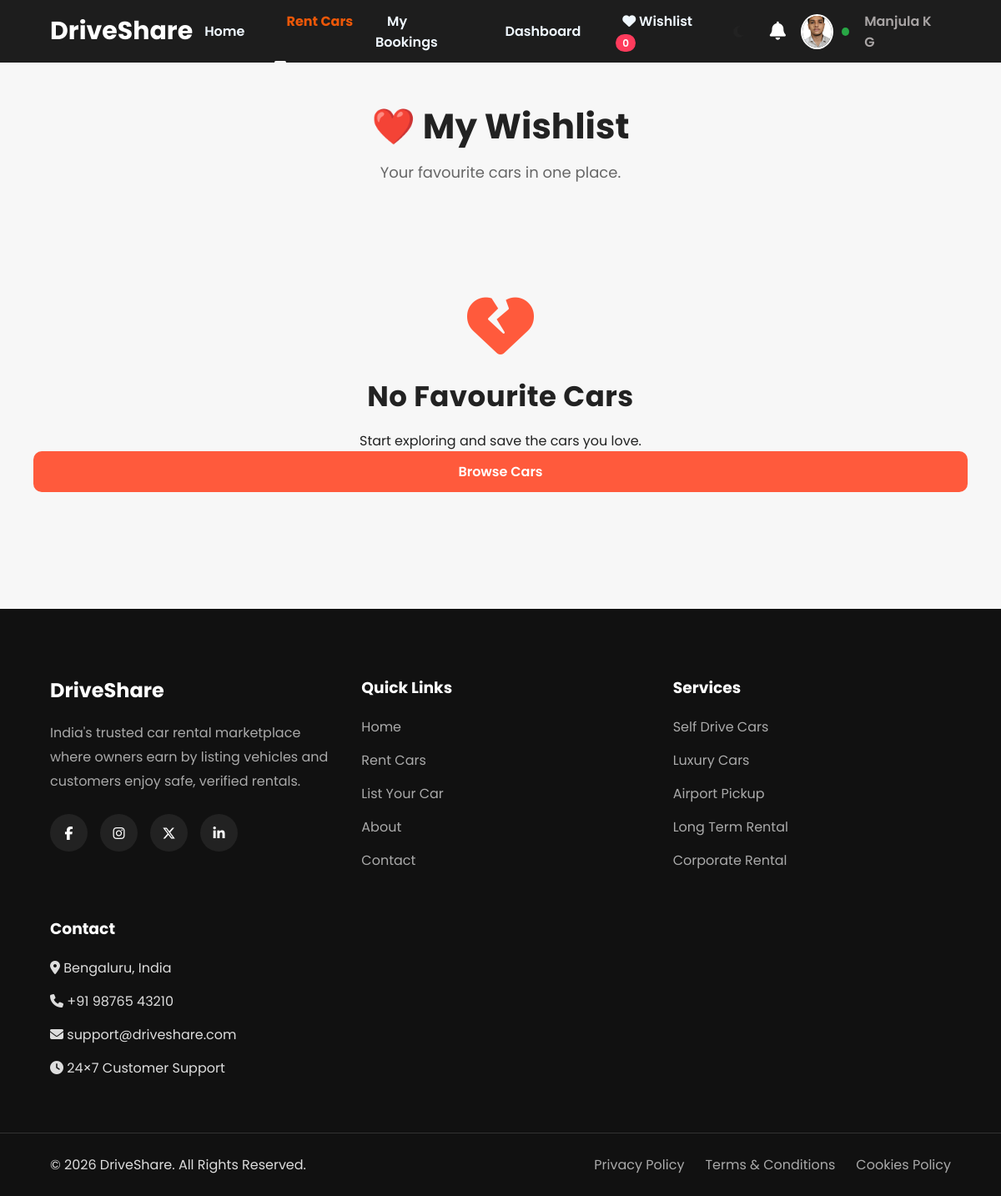
The page /cars/wishlist/ (signed in) on the database its author committed.
### accounts/models.py (models this page shows, shortened)
class CustomUser(AbstractUser):
    USER_TYPES = (
        ('customer', 'Customer'),
        ('owner', 'Car Owner'),
        ('admin', 'Admin'),
    )
    user_type = models.CharField(
        max_length=20,
        choices=USER_TYPES,
        default='customer'
    )
    phone_number = models.CharField(
        max_length=15,
        blank=True
    )
    profile_picture = models.ImageField(
        upload_to='profile_pictures/',
        blank=True,
        null=True
    )

### cars/views.py (the view)
@login_required
@customer_required
def wishlist(request):
    wishlist_items = Wishlist.objects.filter(
        customer=request.user
    ).select_related("car").prefetch_related("car__images")
    return render(
        request,
        "cars/wishlist.html",
        {
            "wishlist_items": wishlist_items
        }
    )

### templates/cars/wishlist.html (shortened to what this page needs)
{% extends "base.html" %}
{% load static %}
{% block content %}
<section class="browse-section">
    <div class="browse-header">
        <h1>❤️ My Wishlist</h1>
        <p>Your favourite cars in one place.</p>
    </div>
    {% if wishlist_items %}
    <div class="car-grid">
        {% for item in wishlist_items %}
        {% with car=item.car %}
        <div class="car-card">
            <div class="car-image">
                {% if car.images.first %}
                    <img src="{{ car.images.first.image.url }}">
                {% else %}
                    <img src="{% static 'images/default-car.jpg' %}">
                {% endif %}
            </div>
            <div class="car-info">
                <h3>{{ car.title }}</h3>
                <p>{{ car.brand }} {{ car.model }}</p>
                <h2>₹{{ car.price_per_day }}/day</h2>
                <p>📍 {{ car.city }}</p>
                <div class="card-buttons">
                    <a href="{% url 'car_details' car.id %}" class="view-btn">
                        View Details
                    </a>
                    <a href="{% url 'toggle_wishlist' car.id %}"
                       class="remove-btn">
                        Remove
                    </a>
                </div>
            </div>
        </div>
        {% endwith %}
        {% endfor %}
    </div>
    {% else %}
    <div class="empty-state">
        <i class="fas fa-heart-broken"></i>
        <h2>No Favourite Cars</h2>
        <p>
            Start exploring and save the cars you love.
        </p>
        <a href="{% url 'browse_cars' %}" class="view-btn">
            Browse Cars
        </a>
    </div>
    {% endif %}
</section>
{% endblock %}

### templates/navbar.html (shortened to what this page needs)
<nav class="navbar">
    <div class="logo">
        <a href="/">DriveShare</a>
    </div>
    <ul class="nav-links">
    <li>
    <a href="/"
       class="{% if request.path == '/' %}active{% endif %}">
        Home
    </a>
</li>
    {% if user.is_authenticated %}
        {% if user.user_type == "customer" %}
            <li>
    <a href="{% url 'browse_cars' %}"
       class="{% if '/cars/' in request.path %}active{% endif %}">
        Rent Cars
    </a>
</li>
<li>
    <a href="#"
       class="{% if '/bookings/' in request.path %}active{% endif %}">
        My Bookings
    </a>
</li>
<li>
    <a href="{% url 'customer_dashboard' %}"
       class="{% if request.path == '/dashboard/customer/' %}active{% endif %}">
        Dashboard
    </a>
</li>
<li>
    <a href="{% url 'wishlist' %}">
        <i class="fas fa-heart"></i>
        Wishlist
{% if user.is_authenticated and user.user_type == "customer" %}
<span class="wishlist-count">
{{ user.wishlist_items.count }}
</span>
{% endif %}
    </a>
</li>
        {% endif %}
    {% else %}
        <li><a href="{% url 'browse_cars' %}">Rent Car</a></li>
        <li><a href="#">List Your Car</a></li>
        <li><a href="#">About</a></li>
        <li><a href="#">Contact</a></li>
    {% endif %}
</ul>
   <div class="auth-buttons">
    {% if user.is_authenticated %}
    <div class="theme-toggle" id="themeToggle">
    <i class="fas fa-moon"></i>
</div>
    <div class="notification-icon">
        <a href="{% url 'notifications' %}">
    <i class="fas fa-bell"></i>
</a>
</div>
<div class="user-profile"id="userProfile">
    {% if user.profile_picture %}
        <img src="{{ user.profile_picture.url }}" class="nav-profile-img">
    {% else %}
        {% load static %}
    {% endif %}
    {% if user.user_type == "customer" %}
    {% if user.customer_profile.verification_status == "Approved" %}
        <span class="status-dot approved"></span>
    {% elif user.customer_profile.verification_status == "Pending" %}
        <span class="status-dot pending"></span>
    {% else %}
        <span class="status-dot rejected"></span>
    {% endif %}
{% endif %}
    <span style="margin-right:15px; font-weight:600; color:#a9a5a5;">
        {{ user.first_name }}
    </span>
</div>
    {% endif %}
</div>
</nav>

### static/css/style.css (style rules this page uses)
* { margin:0; padding:0; box-sizing:border-box; font-family:'Poppins',sans-serif; }
* { transition: color .25s ease, background-color .25s ease, border-color .25s ease, box-shadow .25s ease, transform .25s ease; }
html { scroll-behavior:smooth; }
body { background:#f7f7f7; color:#222; }
a { text-decoration:none; }
ul { list-style:none; }
button, a { transition:.3s; }
.empty-state { text-align:center; padding:60px 20px; }
.empty-state i { font-size:70px; color:#0d6efd; margin-bottom:20px; }

### static/css/navbar.css (style rules this page uses)
.navbar { position:fixed; top:0; left:0; width:100%; height:75px; padding:0 40px; display:flex; justify-content:space-between; align-items:center; background:rgba(17,17,17,.95); backdrop-filter:blur(12px); z-index:9999; }
.navbar { transition: background .35s ease, box-shadow .35s ease, padding .35s ease; }
.logo a { font-size:30px; font-weight:700; color:white; }
.nav-links { display:flex; align-items:center; gap:22px; list-style:none; margin:0; padding:0; }
.nav-links a { color:aliceblue; font-size:16px; font-weight:600; text-decoration:none; padding:8px 14px; border-radius:8px; transition:.3s; }
.auth-buttons { display:flex; align-items:center; gap:18px; }
.user-profile { position:relative; display:flex; align-items:center; gap:10px; cursor:pointer; }
.nav-profile-img { width:42px; height:42px; border-radius:50%; object-fit:cover; border:2px solid white; }
.notification-icon { font-size:22px; color:white; cursor:pointer; }
.notification-icon a { color:white; font-size:22px; text-decoration:none; transition:.3s; }
.status-dot { width:10px; height:10px; border-radius:50%; display:inline-block; margin-right:8px; }
.status-dot.approved { background:#28a745; }
.nav-links a.active { color: #ec5708; font-weight:700; position:relative; }
.nav-links a.active::after { content:""; position:absolute; left:0; bottom:-6px; width:100%; height:3px; background:#f5f5f5; border-radius:5px; }
.nav-profile-img { transition:all .3s ease; }
.notification-icon i { transition:all .3s ease; }
.theme-toggle { width:42px; height:42px; border-radius:50%; display:flex; justify-content:center; align-items:center; }
.wishlist-count { margin-left:6px; background:#ff3b5c; color:white; padding:2px 8px; border-radius:50px; font-size:12px; font-weight:600; }

### static/css/responsive.css (style rules this page uses)
@media (max-width:1200px) { .navbar { padding:18px 5%; } }

### static/css/dashboard.css (style rules this page uses)
.dashboard-header h1, section h2 { letter-spacing:.5px; }

### static/css/browse_cars.css (style rules this page uses)
.browse-section { max-width:1300px; margin:120px auto 60px; padding:0 20px; }
.browse-header { text-align:center; margin-bottom:50px; }
.browse-header h1 { font-size:42px; color:#222; }
.browse-header p { color:#666; font-size:18px; margin-top:10px; }
.view-btn { display:block; text-align:center; background:#ff5a3c; color:#fff; text-decoration:none; padding:12px; border-radius:10px; font-weight:600; transition:.3s; }
.empty-state { text-align:center; padding:80px 20px; }
.empty-state i { font-size:80px; color:#ff5a3c; margin-bottom:20px; }
.empty-state h2 { font-size:34px; margin-bottom:15px; }

### rows shown on the page
CustomUser: wishlist_items.count "0", profile_picture (picture), first_name "Manjula K G"
